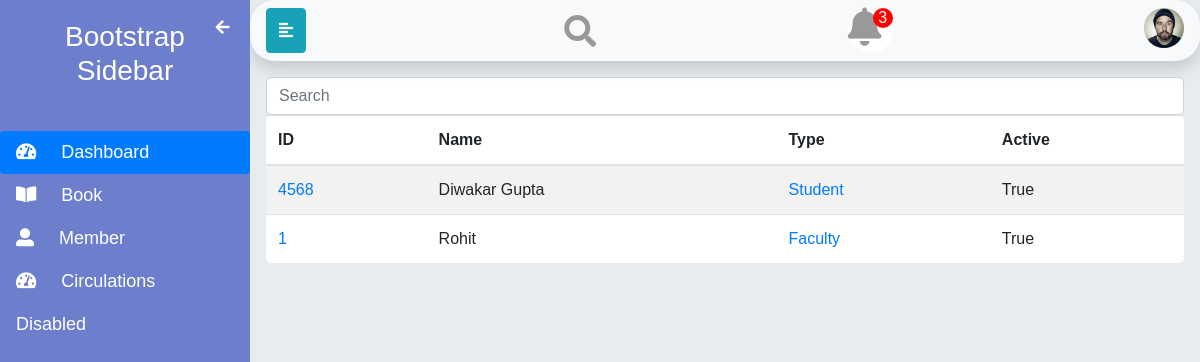
The page /member/ (signed in) on the database its author committed.
### LMS/models.py (models this page shows, shortened)
class Student(models.Model):
    id = models.PositiveIntegerField(primary_key=True)
    name = models.CharField(max_length=20,blank=True)
    count_books = models.PositiveIntegerField(default=0)
    settings = models.ForeignKey(UserBasicSetting,on_delete=models.ProtectedError)
    active = models.BooleanField(default=True)
    branch = models.CharField(max_length=20)
    from django.contrib.auth.models import User
    account = models.OneToOneField(User,on_delete=models.DO_NOTHING,null=True,blank=True)

class UserBasicSetting(models.Model):
    type = models.CharField(max_length=20,default="Custom")
    maxBook = models.PositiveSmallIntegerField()
    maxDay = models.IntegerField()
    finePerDay = models.IntegerField()

class Faculty(models.Model):
    name = models.CharField(max_length=20,blank=True)
    isHOD = models.BooleanField(default=False)
    branch = models.CharField(max_length=20)
    count_books = models.PositiveIntegerField(default=0)
    settings = models.ForeignKey(UserBasicSetting,on_delete=models.ProtectedError)
    active = models.BooleanField(default=True)
    from django.contrib.auth.models import User
    account = models.OneToOneField(User,on_delete=models.DO_NOTHING,null=True,blank=True)

### LMS/views.py (the view)
# urls.py: path('member/',views.member,name='member'),
def member(request):
    user = auth.get_user(request)
    if not user.is_staff:
        return redirect_to_login(next=request.path)
    members = list(Student.objects.all())
    for f in Faculty.objects.all():
        members.append(f)
    return render(request, 'allMember.html', context={'members':members})

### LMS/templates/allMember.html (shortened to what this page needs)
{% extends 'base.html' %}
{% block content %}
    <input onkeyup="searchTable()" data-target="#allMember" type="text" class="form-control searchTable" style="width:100%"
                    placeholder="Search">
              <table id="table" class="table table-striped bg-white">
                    <thead>
                        <tr>
                            <th>ID
                            </th>
                            <th>Name
                            </th>
                            <th>
                                Type
                            </th>
                            <th>
                                Active
                            </th>
                        </tr>
                    </thead>
                    <tbody id="allMember">
                    {% for member in members %}
                        <tr>
                            <td><a href="{% url 'member-profile' membertype=member.settings.type memberpk=member.pk  %}">{{ member.pk }}</a></td>
                            <td>{{ member.name }}</td>
                            <td><a target="_blank" href="/admin/LMS/userbasicsetting/{{ member.settings.pk }}/change">{{ member.settings.type }}</a></td>
                            <td>{{ member.active }}</td>
                        </tr>
                    {% endfor %}
                    </tbody>
                </table>
{% endblock %}

### LMS/static/css/style.css (style rules this page uses)
body { font-family: 'Poppins', sans-serif; background: #f3f5fa; }
#contentainer>#content>*:not(.alert) { background-color: white; margin-left: 0px; margin-right: 0px; border-radius: 5px; padding-top: 8px; padding-bottom: 8px; }
.table td { vertical-align: middle !important; }

### rows shown on the page
Student: pk "4568", name "Diwakar Gupta", settings.type "Student", active "True"
Faculty: pk "1", name "Rohit", settings.type "Faculty", active "True"
